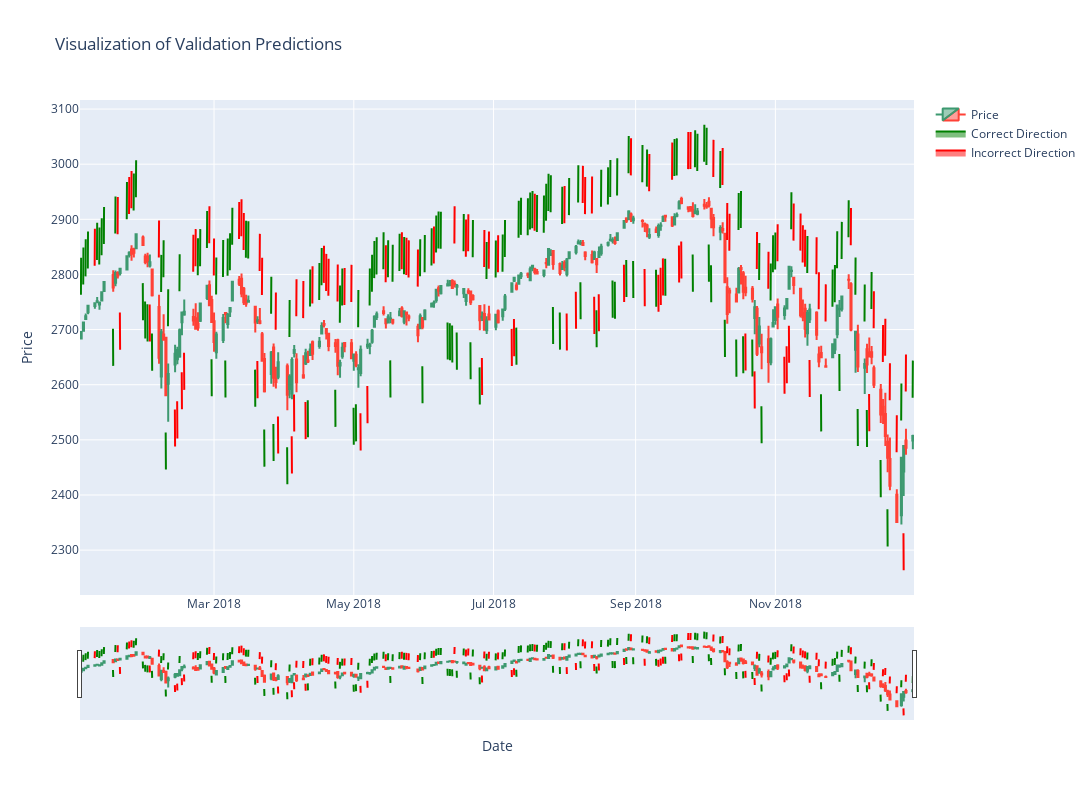

Notebook code for this chart:
### Code cell
def retrieve_candles(filename, val_year, test_year):
    df = pd.read_csv(filename)
    df["Date"] = pd.to_datetime(df["Date"])
    df.columns = ["Date", "Close", "Open", "High", "Low", "Vol.", "Change%"]
    df = df.sort_values('Date', ascending=True)
    
    candles_val = df[df['Date'].dt.year == val_year]
    candles_train = df[df['Date'].dt.year < val_year]
    candles_train = candles_train[candles_train['Date'] > datetime(2009,7,10)]
    
    candles_train = candles_train.replace(',','', regex=True)
    candles_val = candles_val.replace(',','', regex=True)

    return candles_train, candles_val

def plot_predictions_candles(x, y, df, dataset):
    # PREDICTIONS LIJKEN NOG NIET GOED UITGELIJND MET CANDLES???
    originals = []
    predictions = []
    y_pred = model.predict(x)
    for i in range(len(y_pred)):
        originals.append(y[i][0])
        predictions.append(round(float(y_pred[i][0])))

    fig = go.Figure()
    fig.add_trace(go.Candlestick(x=df['Date'], open=df['Open'], high=df['High'], low=df['Low'], close=df['Close'], name="Price"))
    standard_factor = 0.5 * mean([float(df.iloc[0].tolist()[3]), float(df.iloc[0].tolist()[4])])
    
    green_legend = False
    orange_legend = False
    red_legend = False
    
    for i, row in enumerate(df.iterrows()):
        pred_date = row[1][0].to_pydatetime()
        pred_high = float(row[1][3])
        pred_low = float(row[1][4])
#         real_label = row[1][7]
#         pred_label = row[1][8]
        real_label = originals[i]
        pred_label = predictions[i]
        
        start_shape = pred_date - timedelta(days=0.1)
        end_shape = pred_date + timedelta(days=0.1)
    
        
        if pred_label == 1:
            extreme = pred_high + 0.1 * standard_factor
            standard = pred_high + 0.05 * standard_factor
#         elif pred_label == 2:
#             extreme = pred_high + 0.2 * standard_factor
#             standard = pred_high + 0.05 * standard_factor
        elif pred_label == 0:
            extreme = pred_low - 0.1 * standard_factor
            standard = pred_low -  0.05 * standard_factor
#         elif pred_label == -2:
#             extreme = pred_low - 0.2 * standard_factor
#             standard = pred_low - 0.05 * standard_factor
            
        if real_label == pred_label:
            color = "green"
#         elif np.sign(real_label) == np.sign(pred_label):
#             color = "orange"
        else:
            color = "red"
        
        if real_label == pred_label and not green_legend:
            green_legend = True
            fig.add_trace(go.Scatter(x=[start_shape,pred_date,end_shape,start_shape], 
                                 y=[standard,extreme,standard,standard], 
                                 fill="toself", name="Correct Direction", mode="lines", line=dict(color=color)))
        
#         elif np.sign(real_label) == np.sign(pred_label) and not orange_legend:
#             orange_legend = True
#             fig.add_trace(go.Scatter(x=[start_shape,pred_date,end_shape,start_shape], 
#                                  y=[standard,extreme,standard,standard], 
#                                  fill="toself", name="Correct Direction / Inorrect Magnitude", mode="lines", line=dict(color=color)))
        elif real_label != pred_label and not red_legend:
            red_legend = True
            fig.add_trace(go.Scatter(x=[start_shape,pred_date,end_shape,start_shape], 
                                 y=[standard,extreme,standard,standard], 
                                 fill="toself", name="Incorrect Direction", mode="lines", line=dict(color=color)))
        else:
            fig.add_trace(go.Scatter(x=[start_shape,pred_date,end_shape,start_shape], 
                                 y=[standard,extreme,standard,standard], 
                                 fill="toself", showlegend=False, mode="lines", line=dict(color=color)))
    
    title = f"Visualization of {dataset} Predictions"
    fig.update_xaxes(title_text="Date")
    fig.update_yaxes(title_text="Price")
    layout = dict(title=title, height=800, width=1500)
    fig.update_layout(layout)
#     config = dict({'scrollZoom': True})
#     fig.show(config=config)
    fig.show()

filename = "Dataset v3/Indices/S&P 500 Historical Data.csv"
candles_train, candles_val = retrieve_candles(filename, val_year, test_year) 
# plot_predictions_candles(x_train, y_train, candles_train, "Training")
plot_predictions_candles(x_val, y_val, candles_val, "Validation")
